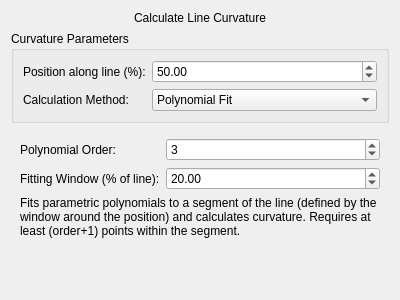
<?xml version="1.0" encoding="UTF-8"?>
<ui version="4.0">
 <class>LineCurvature_Widget</class>
 <widget class="QWidget" name="LineCurvature_Widget">
  <property name="geometry">
   <rect>
    <x>0</x>
    <y>0</y>
    <width>400</width>
    <height>300</height>
   </rect>
  </property>
  <property name="windowTitle">
   <string>Calculate Line Curvature</string>
  </property>
  <layout class="QVBoxLayout" name="verticalLayout">
   <item>
    <widget class="QLabel" name="titleLabel">
     <property name="text">
      <string>Calculate Line Curvature</string>
     </property>
     <property name="alignment">
      <set>Qt::AlignCenter</set>
     </property>
     <property name="margin">
      <number>5</number>
     </property>
    </widget>
   </item>
   <item>
    <widget class="QGroupBox" name="paramsGroupBox">
     <property name="title">
      <string>Curvature Parameters</string>
     </property>
     <layout class="QFormLayout" name="formLayout">
      <item row="0" column="0">
       <widget class="QLabel" name="positionLabel">
        <property name="text">
         <string>Position along line (%):</string>
        </property>
       </widget>
      </item>
      <item row="0" column="1">
       <widget class="QDoubleSpinBox" name="positionSpinBox">
        <property name="minimum">
         <double>0.0</double>
        </property>
        <property name="maximum">
         <double>100.0</double>
        </property>
        <property name="singleStep">
         <double>1.0</double>
        </property>
        <property name="value">
         <double>50.0</double> <!-- Corresponds to 0.5 fractional -->
        </property>
       </widget>
      </item>
      <item row="1" column="0">
       <widget class="QLabel" name="methodLabel">
        <property name="text">
         <string>Calculation Method:</string>
        </property>
       </widget>
      </item>
      <item row="1" column="1">
       <widget class="QComboBox" name="methodComboBox">
        <item>
         <property name="text">
          <string>Polynomial Fit</string>
         </property>
        </item>
       </widget>
      </item>
     </layout>
    </widget>
   </item>
   <item>
    <widget class="QStackedWidget" name="methodStackedWidget">
     <property name="currentIndex">
      <number>0</number> <!-- Default to Polynomial Fit page -->
     </property>
     <widget class="QWidget" name="polynomialPage">
      <layout class="QFormLayout" name="polynomialFormLayout">
       <item row="0" column="0">
        <widget class="QLabel" name="polyOrderLabel">
         <property name="text">
          <string>Polynomial Order:</string>
         </property>
        </widget>
       </item>
       <item row="0" column="1">
        <widget class="QSpinBox" name="polynomialOrderSpinBox">
         <property name="minimum">
          <number>2</number> <!-- Min order for 2nd derivative -->
         </property>
         <property name="maximum">
          <number>10</number>
         </property>
         <property name="value">
          <number>3</number> <!-- Default from parameters -->
         </property>
        </widget>
       </item>
       <item row="1" column="0">
        <widget class="QLabel" name="fittingWindowLabel">
         <property name="text">
          <string>Fitting Window (% of line):</string>
         </property>
        </widget>
       </item>
       <item row="1" column="1">
        <widget class="QDoubleSpinBox" name="fittingWindowSpinBox">
         <property name="minimum">
          <double>1.0</double> <!-- Min 1% window -->
         </property>
         <property name="maximum">
          <double>100.0</double> <!-- Max 100% window -->
         </property>
         <property name="singleStep">
          <double>1.0</double>
         </property>
         <property name="value">
          <double>20.0</double> <!-- Default 20% -->
         </property>
        </widget>
       </item>
       <item row="2" column="0" colspan="2">
        <widget class="QLabel" name="polyDescriptionLabel">
         <property name="text">
          <string>Fits parametric polynomials to a segment of the line (defined by the window around the position) and calculates curvature. Requires at least (order+1) points within the segment.</string>
         </property>
         <property name="wordWrap">
          <bool>true</bool>
         </property>
        </widget>
       </item>
      </layout>
     </widget>
     <!-- Add other pages here if more methods are introduced -->
    </widget>
   </item>
   <item>
    <spacer name="verticalSpacer">
     <property name="orientation">
      <enum>Qt::Vertical</enum>
     </property>
     <property name="sizeHint" stdset="0">
      <size>
       <width>20</width>
       <height>40</height>
      </size>
     </property>
    </spacer>
   </item>
  </layout>
 </widget>
 <resources/>
 <connections/>
</ui> 
